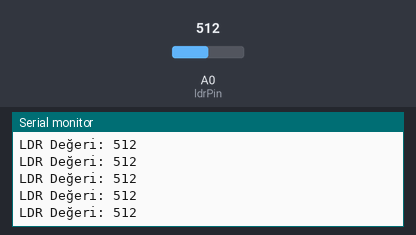
A sketch run on a simulated Arduino Uno, built with avr-gcc and run on an emulated ATmega328P. Parts: the last lines printed to the serial monitor. The inputs (shaded band) are chosen by the test bench; at power-on: A0 (ldrPin) = 512.

Above: at 1.2 s.
1.3 s: A0 (ldrPin) set to 716
At 1.31 s:
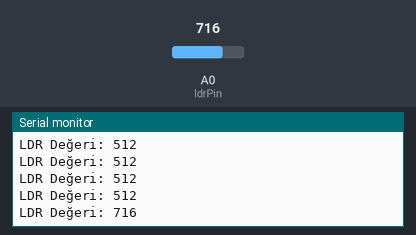
2.8 s: A0 (ldrPin) set to 900
At 2.82 s:
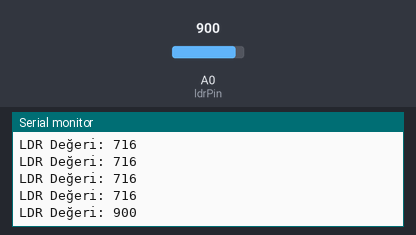
Timing chart, 0 to 5.8 s (numbered marks = the images above; inputs shaded):
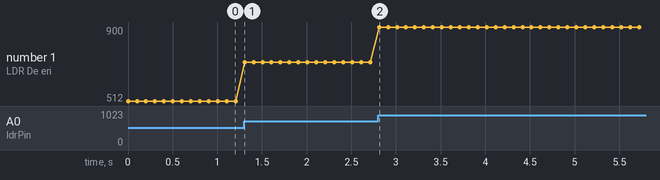

The sketch:

LDR.ino
```cpp
const int ldrPin = A0;

void setup(){
    Serial.begin(9600);
    pinMode(ldrPin, INPUT);
}

void loop(){
    int ldrValue = analogRead(ldrPin);

    Serial.print("LDR Değeri: ");
    Serial.println(ldrValue);

    delay(100);
}
```

Measured:
- after the input at 1.3 s, the serial monitor: prints a new line at once (image 1)
- after the input at 2.8 s, the serial monitor: prints a new line at once (image 2)
- plotted number 1: 512 → 716 after the input at 1.3 s, 716 → 900 after the input at 2.8 s
